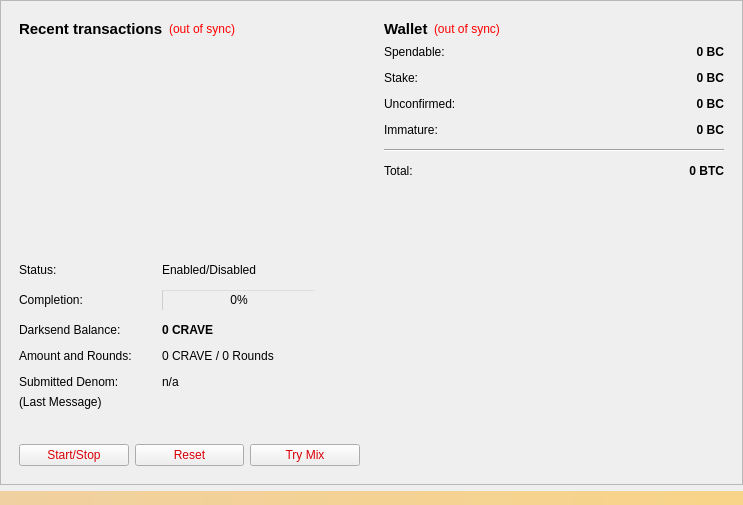
<?xml version="1.0" encoding="UTF-8"?>
<ui version="4.0">
 <class>OverviewPage</class>
 <widget class="QWidget" name="OverviewPage">
  <property name="geometry">
   <rect>
    <x>0</x>
    <y>0</y>
    <width>743</width>
    <height>505</height>
   </rect>
  </property>
  <property name="windowTitle">
   <string>Form</string>
  </property>
  <layout class="QVBoxLayout" name="topLayout">
   <property name="leftMargin">
    <number>0</number>
   </property>
   <property name="topMargin">
    <number>0</number>
   </property>
   <property name="rightMargin">
    <number>0</number>
   </property>
   <property name="bottomMargin">
    <number>0</number>
   </property>
   <item>
    <widget class="QScrollArea" name="scrollArea">
     <property name="widgetResizable">
      <bool>true</bool>
     </property>
     <widget class="QWidget" name="scrollAreaWidgetContents">
      <property name="geometry">
       <rect>
        <x>0</x>
        <y>0</y>
        <width>741</width>
        <height>503</height>
       </rect>
      </property>
      <layout class="QGridLayout" name="horizontalLayout">
       <item row="0" column="0">
        <widget class="QWidget" name="widget_2" native="true">
         <layout class="QVBoxLayout" name="verticalLayout">
          <item>
           <layout class="QHBoxLayout" name="horizontalLayout_2">
            <item>
             <widget class="QLabel" name="label_4">
              <property name="font">
               <font>
                <pointsize>11</pointsize>
                <weight>75</weight>
                <bold>true</bold>
               </font>
              </property>
              <property name="text">
               <string>&lt;b&gt;Recent transactions&lt;/b&gt;</string>
              </property>
             </widget>
            </item>
            <item>
             <widget class="QLabel" name="labelTransactionsStatus">
              <property name="toolTip">
               <string>The displayed information may be out of date. Your wallet automatically synchronizes with the Crave network after a connection is established, but this process has not completed yet.</string>
              </property>
              <property name="styleSheet">
               <string notr="true">QLabel { color: red; }</string>
              </property>
              <property name="text">
               <string notr="true">(out of sync)</string>
              </property>
              <property name="alignment">
               <set>Qt::AlignRight|Qt::AlignTrailing|Qt::AlignVCenter</set>
              </property>
             </widget>
            </item>
            <item>
             <spacer name="horizontalSpacer">
              <property name="orientation">
               <enum>Qt::Horizontal</enum>
              </property>
              <property name="sizeHint" stdset="0">
               <size>
                <width>40</width>
                <height>20</height>
               </size>
              </property>
             </spacer>
            </item>
           </layout>
          </item>
          <item>
           <widget class="QListView" name="listTransactions">
            <property name="styleSheet">
             <string notr="true">QListView { background: transparent; }</string>
            </property>
            <property name="frameShape">
             <enum>QFrame::NoFrame</enum>
            </property>
            <property name="verticalScrollBarPolicy">
             <enum>Qt::ScrollBarAlwaysOff</enum>
            </property>
            <property name="horizontalScrollBarPolicy">
             <enum>Qt::ScrollBarAlwaysOff</enum>
            </property>
            <property name="selectionMode">
             <enum>QAbstractItemView::NoSelection</enum>
            </property>
           </widget>
          </item>
          <item>
           <layout class="QVBoxLayout" name="verticalLayout_5">
            <item>
             <layout class="QFormLayout" name="formLayout">
              <property name="fieldGrowthPolicy">
               <enum>QFormLayout::AllNonFixedFieldsGrow</enum>
              </property>
              <property name="horizontalSpacing">
               <number>30</number>
              </property>
              <property name="verticalSpacing">
               <number>12</number>
              </property>
              <item row="0" column="0">
               <widget class="QLabel" name="label_6">
                <property name="text">
                 <string>Status:</string>
                </property>
               </widget>
              </item>
              <item row="0" column="1">
               <widget class="QLabel" name="darksendEnabled">
                <property name="styleSheet">
                 <string notr="true">color: rgb(0, 0, 0);</string>
                </property>
                <property name="text">
                 <string>Enabled/Disabled</string>
                </property>
               </widget>
              </item>
              <item row="1" column="0">
               <widget class="QLabel" name="label_7">
                <property name="styleSheet">
                 <string notr="true">color: rgb(0, 0, 0);</string>
                </property>
                <property name="text">
                 <string>Completion:</string>
                </property>
               </widget>
              </item>
              <item row="1" column="1">
               <widget class="QProgressBar" name="darksendProgress">
                <property name="maximumSize">
                 <size>
                  <width>154</width>
                  <height>16777215</height>
                 </size>
                </property>
                <property name="styleSheet">
                 <string notr="true">background:transparent;</string>
                </property>
                <property name="value">
                 <number>0</number>
                </property>
               </widget>
              </item>
              <item row="2" column="0">
               <widget class="QLabel" name="labelAnonymizedText">
                <property name="styleSheet">
                 <string notr="true">color: rgb(0, 0, 0);</string>
                </property>
                <property name="text">
                 <string>Darksend Balance:</string>
                </property>
               </widget>
              </item>
              <item row="2" column="1">
               <widget class="QLabel" name="labelAnonymized">
                <property name="font">
                 <font>
                  <weight>75</weight>
                  <bold>true</bold>
                 </font>
                </property>
                <property name="styleSheet">
                 <string notr="true">color: rgb(0, 0, 0);</string>
                </property>
                <property name="text">
                 <string>0 CRAVE</string>
                </property>
               </widget>
              </item>
              <item row="3" column="0">
               <widget class="QLabel" name="label_8">
                <property name="styleSheet">
                 <string notr="true">color: rgb(0, 0, 0);</string>
                </property>
                <property name="text">
                 <string>Amount and Rounds:</string>
                </property>
               </widget>
              </item>
              <item row="3" column="1">
               <widget class="QLabel" name="labelAmountRounds">
                <property name="styleSheet">
                 <string notr="true">color: rgb(0, 0, 0);</string>
                </property>
                <property name="text">
                 <string>0 CRAVE / 0 Rounds</string>
                </property>
               </widget>
              </item>
              <item row="4" column="0">
               <widget class="QLabel" name="label_9">
                <property name="styleSheet">
                 <string notr="true">color: rgb(0, 0, 0);</string>
                </property>
                <property name="text">
                 <string>Submitted Denom:</string>
                </property>
               </widget>
              </item>
              <item row="4" column="1">
               <widget class="QLabel" name="labelSubmittedDenom">
                <property name="statusTip">
                 <string>The denominations you submitted to the Adrenaline Node. To mix, other users must submit the exact same denominations.</string>
                </property>
                <property name="styleSheet">
                 <string notr="true">color: rgb(0, 0, 0);</string>
                </property>
                <property name="text">
                 <string>n/a</string>
                </property>
               </widget>
              </item>
             </layout>
            </item>
            <item>
             <widget class="QLabel" name="darksendStatus">
              <property name="minimumSize">
               <size>
                <width>288</width>
                <height>43</height>
               </size>
              </property>
              <property name="styleSheet">
               <string notr="true">color: rgb(0, 0, 0);</string>
              </property>
              <property name="text">
               <string>(Last Message)</string>
              </property>
              <property name="alignment">
               <set>Qt::AlignLeading|Qt::AlignLeft|Qt::AlignTop</set>
              </property>
              <property name="wordWrap">
               <bool>true</bool>
              </property>
             </widget>
            </item>
            <item>
             <layout class="QVBoxLayout" name="verticalLayout_3"/>
            </item>
            <item>
             <layout class="QHBoxLayout" name="horizontalLayout_2">
              <item>
               <widget class="QPushButton" name="toggleDarksend">
                <property name="sizePolicy">
                 <sizepolicy hsizetype="MinimumExpanding" vsizetype="Fixed">
                  <horstretch>0</horstretch>
                  <verstretch>0</verstretch>
                 </sizepolicy>
                </property>
                <property name="styleSheet">
                 <string notr="true">color: rgb(217, 0, 7);</string>
                </property>
                <property name="text">
                 <string>Start/Stop</string>
                </property>
               </widget>
              </item>
              <item>
               <widget class="QPushButton" name="darksendReset">
                <property name="sizePolicy">
                 <sizepolicy hsizetype="MinimumExpanding" vsizetype="Fixed">
                  <horstretch>0</horstretch>
                  <verstretch>0</verstretch>
                 </sizepolicy>
                </property>
                <property name="toolTip">
                 <string>Reset the current status of Darksend (can interrupt Darksend if it's in the process of Mixing, which can cost you money!)</string>
                </property>
                <property name="autoFillBackground">
                 <bool>false</bool>
                </property>
                <property name="styleSheet">
                 <string notr="true">color: rgb(217, 0, 7);</string>
                </property>
                <property name="text">
                 <string>Reset</string>
                </property>
               </widget>
              </item>
              <item>
               <widget class="QPushButton" name="darksendAuto">
                <property name="sizePolicy">
                 <sizepolicy hsizetype="MinimumExpanding" vsizetype="Fixed">
                  <horstretch>0</horstretch>
                  <verstretch>0</verstretch>
                 </sizepolicy>
                </property>
                <property name="toolTip">
                 <string>Try to manually submit a Darksend request.</string>
                </property>
                <property name="styleSheet">
                 <string notr="true">color: rgb(217, 0, 7);</string>
                </property>
                <property name="text">
                 <string>Try Mix</string>
                </property>
               </widget>
              </item>
             </layout>
            </item>
           </layout>
          </item>
         </layout>
        </widget>
       </item>
       <item row="0" column="1">
        <layout class="QVBoxLayout" name="verticalLayout_2">
         <item>
          <widget class="QWidget" name="widget" native="true">
           <layout class="QVBoxLayout" name="verticalLayout_4">
            <item>
             <layout class="QHBoxLayout" name="horizontalLayout_4">
              <item>
               <widget class="QLabel" name="label_5">
                <property name="font">
                 <font>
                  <pointsize>11</pointsize>
                  <weight>75</weight>
                  <bold>true</bold>
                 </font>
                </property>
                <property name="text">
                 <string>Wallet</string>
                </property>
               </widget>
              </item>
              <item>
               <widget class="QLabel" name="labelWalletStatus">
                <property name="toolTip">
                 <string>The displayed information may be out of date. Your wallet automatically synchronizes with the Crave network after a connection is established, but this process has not completed yet.</string>
                </property>
                <property name="styleSheet">
                 <string notr="true">QLabel { color: red; }</string>
                </property>
                <property name="text">
                 <string notr="true">(out of sync)</string>
                </property>
                <property name="alignment">
                 <set>Qt::AlignLeading|Qt::AlignLeft|Qt::AlignVCenter</set>
                </property>
               </widget>
              </item>
              <item>
               <spacer name="horizontalSpacer_2">
                <property name="orientation">
                 <enum>Qt::Horizontal</enum>
                </property>
                <property name="sizeHint" stdset="0">
                 <size>
                  <width>40</width>
                  <height>20</height>
                 </size>
                </property>
               </spacer>
              </item>
             </layout>
            </item>
            <item>
             <layout class="QFormLayout" name="formLayout_2">
              <property name="fieldGrowthPolicy">
               <enum>QFormLayout::AllNonFixedFieldsGrow</enum>
              </property>
              <property name="horizontalSpacing">
               <number>12</number>
              </property>
              <property name="verticalSpacing">
               <number>12</number>
              </property>
              <item row="0" column="0">
               <widget class="QLabel" name="label">
                <property name="text">
                 <string>Spendable:</string>
                </property>
               </widget>
              </item>
              <item row="0" column="1">
               <widget class="QLabel" name="labelBalance">
                <property name="font">
                 <font>
                  <weight>75</weight>
                  <bold>true</bold>
                 </font>
                </property>
                <property name="cursor">
                 <cursorShape>IBeamCursor</cursorShape>
                </property>
                <property name="toolTip">
                 <string>Your current spendable balance</string>
                </property>
                <property name="text">
                 <string notr="true">0 BC</string>
                </property>
                <property name="alignment">
                 <set>Qt::AlignRight|Qt::AlignTrailing|Qt::AlignVCenter</set>
                </property>
                <property name="textInteractionFlags">
                 <set>Qt::LinksAccessibleByMouse|Qt::TextSelectableByKeyboard|Qt::TextSelectableByMouse</set>
                </property>
               </widget>
              </item>
              <item row="1" column="0">
               <widget class="QLabel" name="label_6">
                <property name="text">
                 <string>Stake:</string>
                </property>
               </widget>
              </item>
              <item row="1" column="1">
               <widget class="QLabel" name="labelStake">
                <property name="font">
                 <font>
                  <weight>75</weight>
                  <bold>true</bold>
                 </font>
                </property>
                <property name="cursor">
                 <cursorShape>IBeamCursor</cursorShape>
                </property>
                <property name="toolTip">
                 <string>Total of coins that was staked, and do not yet count toward the current balance</string>
                </property>
                <property name="text">
                 <string notr="true">0 BC</string>
                </property>
                <property name="alignment">
                 <set>Qt::AlignRight|Qt::AlignTrailing|Qt::AlignVCenter</set>
                </property>
                <property name="textInteractionFlags">
                 <set>Qt::LinksAccessibleByMouse|Qt::TextSelectableByKeyboard|Qt::TextSelectableByMouse</set>
                </property>
               </widget>
              </item>
              <item row="2" column="0">
               <widget class="QLabel" name="label_3">
                <property name="text">
                 <string>Unconfirmed:</string>
                </property>
               </widget>
              </item>
              <item row="2" column="1">
               <widget class="QLabel" name="labelUnconfirmed">
                <property name="font">
                 <font>
                  <weight>75</weight>
                  <bold>true</bold>
                 </font>
                </property>
                <property name="cursor">
                 <cursorShape>IBeamCursor</cursorShape>
                </property>
                <property name="toolTip">
                 <string>Total of transactions that have yet to be confirmed, and do not yet count toward the current balance</string>
                </property>
                <property name="text">
                 <string notr="true">0 BC</string>
                </property>
                <property name="alignment">
                 <set>Qt::AlignRight|Qt::AlignTrailing|Qt::AlignVCenter</set>
                </property>
                <property name="textInteractionFlags">
                 <set>Qt::LinksAccessibleByMouse|Qt::TextSelectableByKeyboard|Qt::TextSelectableByMouse</set>
                </property>
               </widget>
              </item>
              <item row="3" column="0">
               <widget class="QLabel" name="labelImmatureText">
                <property name="text">
                 <string>Immature:</string>
                </property>
               </widget>
              </item>
              <item row="3" column="1">
               <widget class="QLabel" name="labelImmature">
                <property name="font">
                 <font>
                  <weight>75</weight>
                  <bold>true</bold>
                 </font>
                </property>
                <property name="toolTip">
                 <string>Mined balance that has not yet matured</string>
                </property>
                <property name="text">
                 <string notr="true">0 BC</string>
                </property>
                <property name="alignment">
                 <set>Qt::AlignRight|Qt::AlignTrailing|Qt::AlignVCenter</set>
                </property>
                <property name="textInteractionFlags">
                 <set>Qt::LinksAccessibleByMouse|Qt::TextSelectableByKeyboard|Qt::TextSelectableByMouse</set>
                </property>
               </widget>
              </item>
              <item row="4" column="0" colspan="2">
               <widget class="Line" name="line">
                <property name="orientation">
                 <enum>Qt::Horizontal</enum>
                </property>
               </widget>
              </item>
              <item row="5" column="0">
               <widget class="QLabel" name="labelTotalText">
                <property name="text">
                 <string>Total:</string>
                </property>
               </widget>
              </item>
              <item row="5" column="1">
               <widget class="QLabel" name="labelTotal">
                <property name="font">
                 <font>
                  <weight>75</weight>
                  <bold>true</bold>
                 </font>
                </property>
                <property name="cursor">
                 <cursorShape>IBeamCursor</cursorShape>
                </property>
                <property name="toolTip">
                 <string>Your current total balance</string>
                </property>
                <property name="text">
                 <string notr="true">0 BTC</string>
                </property>
                <property name="alignment">
                 <set>Qt::AlignRight|Qt::AlignTrailing|Qt::AlignVCenter</set>
                </property>
                <property name="textInteractionFlags">
                 <set>Qt::LinksAccessibleByMouse|Qt::TextSelectableByKeyboard|Qt::TextSelectableByMouse</set>
                </property>
               </widget>
              </item>
             </layout>
            </item>
           </layout>
          </widget>
         </item>
         <item>
          <spacer name="verticalSpacer">
           <property name="orientation">
            <enum>Qt::Vertical</enum>
           </property>
           <property name="sizeHint" stdset="0">
            <size>
             <width>20</width>
             <height>40</height>
            </size>
           </property>
          </spacer>
         </item>
        </layout>
       </item>
       <item row="0" column="1">
        <widget class="QFrame" name="frameDarksend">
         <property name="sizePolicy">
          <sizepolicy hsizetype="MinimumExpanding" vsizetype="MinimumExpanding">
           <horstretch>0</horstretch>
           <verstretch>0</verstretch>
          </sizepolicy>
         </property>
         <property name="minimumSize">
          <size>
           <width>300</width>
           <height>261</height>
          </size>
         </property>
         <property name="styleSheet">
          <string notr="true">background:transparent;</string>
         </property>
         <property name="frameShape">
          <enum>QFrame::StyledPanel</enum>
         </property>
         <property name="frameShadow">
          <enum>QFrame::Raised</enum>
         </property>
        </widget>
       </item>
      </layout>
     </widget>
    </widget>
   </item>
   <item>
    <widget class="QLabel" name="labelAlerts">
     <property name="visible">
      <bool>false</bool>
     </property>
     <property name="styleSheet">
      <string notr="true">background-color: qlineargradient(x1: 0, y1: 0, x2: 1, y2: 0, stop:0 #F0D0A0, stop:1 #F8D488);  color:#000000
</string>
     </property>
     <property name="wordWrap">
      <bool>true</bool>
     </property>
     <property name="margin">
      <number>3</number>
     </property>
    </widget>
   </item>
  </layout>
 </widget>
 <resources/>
 <connections/>
</ui>
